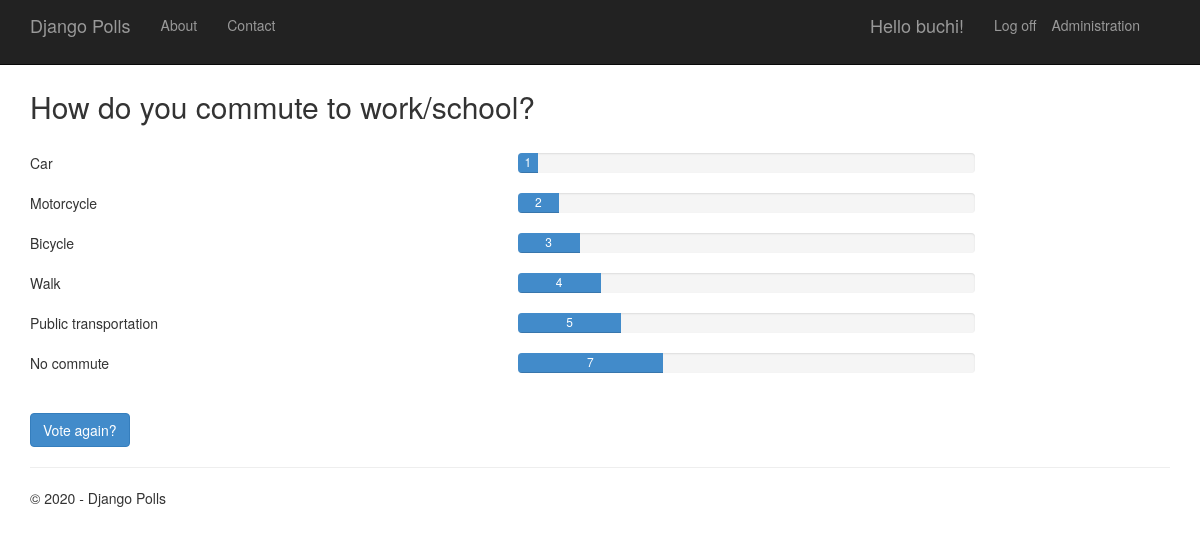
Screenshot of /2/results/ (signed in) with the database file from the repository.
### app/models.py (models this page shows, shortened)
class Poll(models.Model):
    text = models.CharField(max_length=200)
    pub_date = models.DateTimeField('date published')
    author = models.CharField(max_length=100, blank=True)
    def total_votes(self):
        return self.choice_set.aggregate(Sum('votes'))['votes__sum']

class Choice(models.Model):
    poll = models.ForeignKey(Poll, on_delete=models.CASCADE)
    text = models.CharField(max_length=200)
    votes = models.IntegerField(default=0)
    def votes_percentage(self):
        total=self.poll.total_votes()
        return self.votes / float(total) * 100 if total > 0 else 0

### app/views.py (the view)
class PollResultsView(DetailView):      #DetailView から派生している
    model = Poll
    def get_context_data(self, **kwargs):
        context = super(PollResultsView, self).get_context_data(**kwargs)
        context['title'] = 'Results'
        context['year'] = datetime.now().year
        return context

### app/templates/app/results.html
﻿{% extends "app/layout.html" %}
{% block content %}
<h2>{{ poll.text }}</h2>
<br />
{% for choice in poll.choice_set.all %}
<div class="row">
    <div class="col-sm-5">{{choice.text}}</div>
    <div class="col-sm-5">
        <div class="progress">
            <div class="progress-bar" role="progressbar" aria-valuenow="{{choice.votes}}" aria-valuemin="0" aria-valuemax="{{poll.total_votes}}" style="width: {{choice.votes_percentage}}%;">
                {{choice.votes}}
            </div>
        </div>
    </div>
</div>
{% endfor %}
<br />
<a class="btn btn-primary" href="{% url 'app:detail' poll.id %}">Vote again?</a>
{% endblock %}

### app/templates/app/loginpartial.html (shortened to what this page needs)
﻿<ul class="nav navbar-nav navbar-right">
    <li><a href="/admin">Administration</a></li>
</ul>
{% if user.is_authenticated %}
<form id="logoutForm" action="/logout/" method="post" class="navbar-right">
    <ul class="nav navbar-nav navbar-right">
        <li><span class="navbar-brand">Hello {{ user.username }}!</span></li>
        <li><a href="javascript:document.getElementById('logoutForm').submit()">Log off</a></li>
    </ul>
</form>
{% else %}
<ul class="nav navbar-nav navbar-right">
    <li><a href="{% url 'login' %}">Log in</a></li>
</ul>
{% endif %}

### app/static/app/content/site.css (style rules this page uses)
body { padding-top: 50px; padding-bottom: 20px; }

### rows the page displays
Poll: text "How do you commute to work/school?"
Choice: text "Car", votes "1"
Choice: text "Motorcycle", votes "2"
Choice: text "Bicycle", votes "3"
Choice: text "Walk", votes "4"
Choice: text "Public transportation", votes "5"
Choice: text "No commute", votes "7"

### other values shown
{{ user.username }} "buchi"
{{ year }} "2020"
